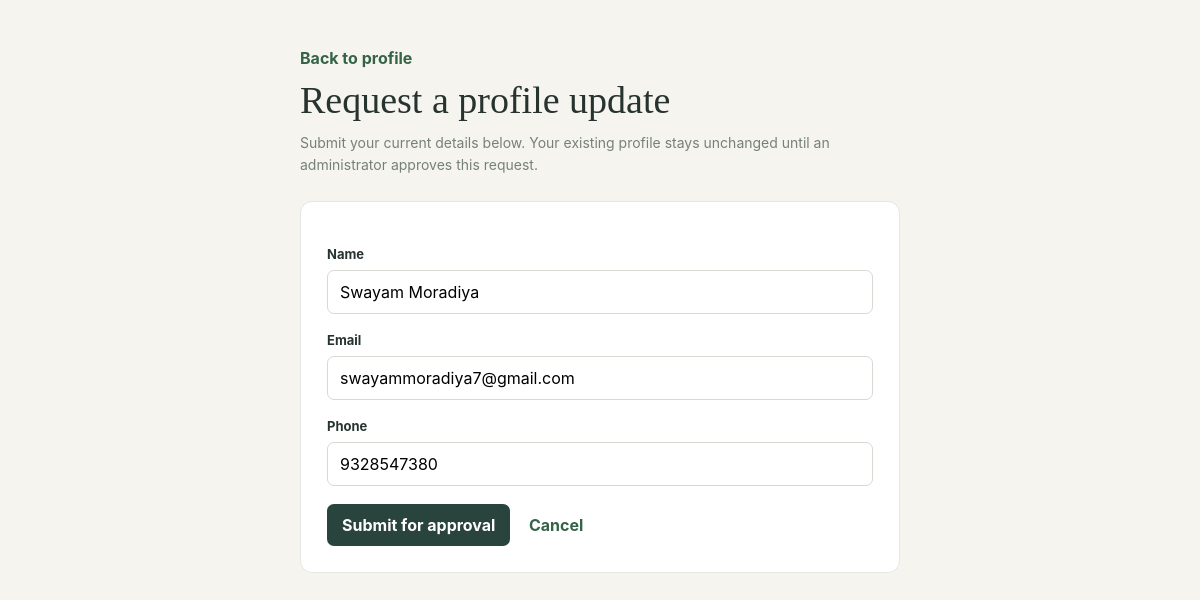
Page /profile/student/edit/ (signed in) on the committed database.
### report_cards/models.py (models this page shows, shortened)
class Student(models.Model):
    user = models.OneToOneField(
        settings.AUTH_USER_MODEL,
        on_delete=models.CASCADE,
        related_name="student_profile",
        null=True,
        blank=True,
    )
    name = models.CharField(max_length=100)
    email = models.EmailField()
    phone = models.CharField(max_length=20)

### report_cards/views.py (the view, shortened to what this page needs)
# urls.py: path('profile/student/edit/', student_profile_edit, name='student_profile_edit'),
@login_required
def student_profile_edit(request):
    if _is_admin(request.user):
        raise PermissionDenied
    student = Student.objects.filter(user=request.user).first()
    if student is None:
        raise PermissionDenied
    pending_change = student.profile_changes.filter(
        status=StudentProfileChange.Status.PENDING
    ).first()
    form = StudentProfileChangeForm(
        request.POST or None,
        instance=pending_change,
        initial=(
            None
            if pending_change
            else {
                "name": student.name,
                "email": student.email,
                "phone": student.phone,
            }
        ),
    )
    return render(
        request,
        "report_cards/student_profile_edit.html",
        {"form": form, "student": student, "pending_change": pending_change},
    )

### report_cards/forms.py
class StudentProfileChangeForm(forms.ModelForm):
    class Meta:
        model = StudentProfileChange
        fields = ("name", "email", "phone")

### report_cards/views.py (called while the page is built)
def _is_admin(user):
    return (
        user.is_staff
        or user.is_superuser
        or Admin.objects.filter(user=user).exists()
    )

### report_cards/templates/report_cards/student_profile_edit.html (shortened to what this page needs)
<!doctype html>
<html lang="en">
<head>
</head>
<body>
    <main>
        <a href="{% url 'profile' %}">Back to profile</a>
        <h1>Request a profile update</h1>
        <p class="intro">Submit your current details below. Your existing profile stays unchanged until an administrator approves this request.</p>
        <section class="card">
            <form method="post">
                {% for field in form %}
                    <div class="field">
                        <label for="{{ field.id_for_label }}">{{ field.label }}</label>
                        {{ field }}
                    </div>
                {% endfor %}
                <button type="submit">Submit for approval</button>
                <a class="back" href="{% url 'profile' %}">Cancel</a>
            </form>
        </section>
    </main>
</body>
</html>

### report_cards/templates/report_cards/student_profile_edit.html (style rules this page uses)
* { box-sizing: border-box; }
body { margin: 0; background: #f6f4ef; color: #26332f; font-family: Inter, "Segoe UI", Arial, sans-serif; }
main { width: min(600px, calc(100% - 40px)); margin: 48px auto; }
a { color: #356348; font-weight: 650; text-decoration: none; }
h1 { margin: 10px 0; font-family: Georgia, "Times New Roman", serif; font-size: 38px; font-weight: 400; }
.intro { margin: 0 0 24px; color: #758078; font-size: 14px; line-height: 1.6; }
.card { padding: 26px; border: 1px solid #e4e8e4; border-radius: 12px; background: #fff; }
.field { margin: 18px 0; }
label { display: block; margin-bottom: 8px; font-size: 13px; font-weight: 650; }
input { width: 100%; height: 44px; padding: 0 12px; border: 1px solid #d8d9d2; border-radius: 7px; font: inherit; }
button { padding: 11px 15px; border: 0; border-radius: 7px; background: #29443d; color: #fff; cursor: pointer; font: inherit; font-weight: 650; }
.back { margin-left: 14px; }

### rows in the picture
Student: form "Swayam Moradiya" "swayammoradiya7@gmail.com" "9328547380"

### other values in the picture
{{ field.label }} "Name" "Email" "Phone"
